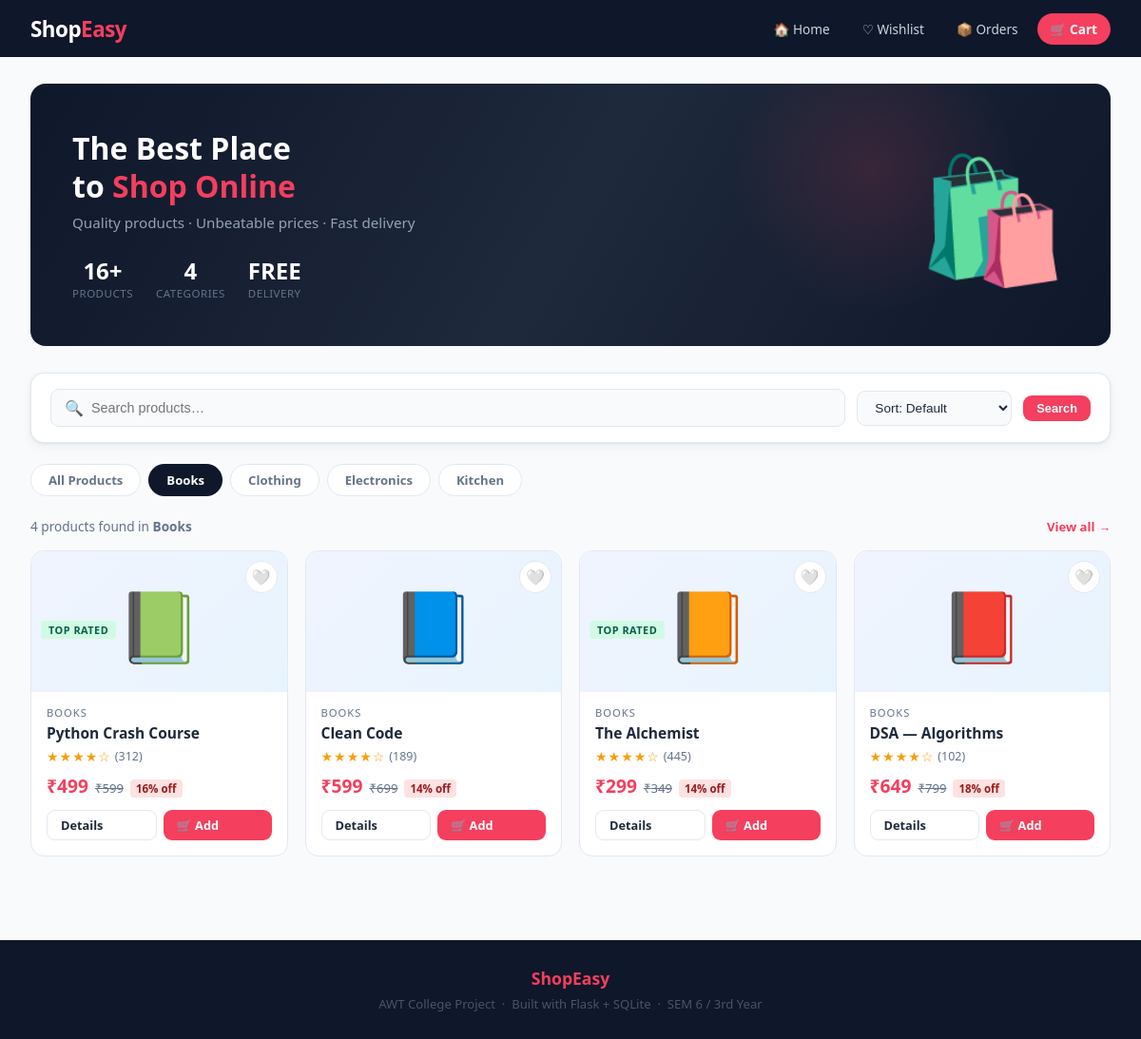
Page /?category=Books&search=&sort=default on the committed database.
### tables this page shows
CREATE TABLE products (
        id          INTEGER PRIMARY KEY AUTOINCREMENT,
        name        TEXT    NOT NULL,
        price       REAL    NOT NULL,
        orig_price  REAL,
        category    TEXT    NOT NULL,
        emoji       TEXT    NOT NULL,
        description TEXT    NOT NULL,
        stock       INTEGER NOT NULL DEFAULT 10,
        rating      REAL    NOT NULL DEFAULT 4.0,
        rating_count INTEGER NOT NULL DEFAULT 0,
        badge       TEXT    DEFAULT ''
    );

### app.py (the view)
@app.route("/")
def home():
    category = request.args.get("category", "All")
    search   = request.args.get("search", "").strip()
    sort     = request.args.get("sort", "default")
    conn = get_db()
    cats = [r["category"] for r in
            conn.execute("SELECT DISTINCT category FROM products ORDER BY category").fetchall()]
    q = "SELECT * FROM products WHERE 1=1"
    params = []
    if category != "All":
        q += " AND category=?"; params.append(category)
    if search:
        q += " AND (name LIKE ? OR description LIKE ?)"; params += [f"%{search}%"]*2
    order_map = {
        "price_asc":  "price ASC",
        "price_desc": "price DESC",
        "rating":     "rating DESC",
        "name":       "name ASC",
    }
    q += f" ORDER BY {order_map.get(sort, 'id ASC')}"
    products = conn.execute(q, params).fetchall()
    total_products = conn.execute("SELECT COUNT(*) FROM products").fetchone()[0]
    conn.close()
    cart_count  = sum(session.get("cart", {}).values())
    wish_count  = len(session.get("wishlist", []))
    return render_template("index.html",
        products=products, categories=cats,
        selected_cat=category, search=search, sort=sort,
        cart_count=cart_count, wish_count=wish_count,
        wishlist=session.get("wishlist",[]),
        total_products=total_products)

### app.py (called while the page is built)
def get_db():
    conn = sqlite3.connect(DB)
    conn.row_factory = sqlite3.Row
    return conn

### templates/index.html (shortened to what this page needs)
{% extends "base.html" %}
{% block content %}
<div class="container">
  <div class="hero">
    <div class="hero-text">
      <h1>The Best Place<br>to <span>Shop Online</span></h1>
      <p>Quality products · Unbeatable prices · Fast delivery</p>
      <div class="hero-stats">
        <div class="stat-box">
          <div class="num">{{ total_products }}+</div>
          <div class="lbl">Products</div>
        </div>
        <div class="stat-box">
          <div class="num">4</div>
          <div class="lbl">Categories</div>
        </div>
        <div class="stat-box">
          <div class="num">FREE</div>
          <div class="lbl">Delivery</div>
        </div>
      </div>
    </div>
    <div class="hero-emoji">🛍️</div>
  </div>
  <form method="GET" action="/" id="filterForm">
    <div class="filter-bar">
      <div class="search-field">
        <span style="color:var(--muted)">🔍</span>
        <input type="text" name="search" placeholder="Search products…" value="{{ search }}"/>
      </div>
      <select name="sort" onchange="document.getElementById('filterForm').submit()">
        <option value="default"  {% if sort=='default'  %}selected{% endif %}>Sort: Default</option>
      </select>
      <button type="submit" class="btn btn-red btn-sm">Search</button>
    </div>
  </form>
  <div class="cat-row">
    <a href="/?search={{ search }}&sort={{ sort }}"
       class="cat-pill {% if selected_cat=='All' %}on{% else %}off{% endif %}">All Products</a>
    {% for cat in categories %}
    <a href="/?category={{ cat }}&search={{ search }}&sort={{ sort }}"
       class="cat-pill {% if selected_cat==cat %}on{% else %}off{% endif %}">{{ cat }}</a>
    {% endfor %}
  </div>
  <div class="results-bar">
    <span>{{ products|length }} product{% if products|length != 1 %}s{% endif %} found
      {% if selected_cat != 'All' %} in <strong>{{ selected_cat }}</strong>{% endif %}
    </span>
    {% if selected_cat != 'All' or search %}
    <a href="/" style="color:var(--accent);font-size:0.82rem;font-weight:700;">View all →</a>
    {% endif %}
  </div>
  {% if products %}
  <div class="product-grid">
    {% for p in products %}
    {% set disc = ((p['orig_price'] - p['price']) / p['orig_price'] * 100)|int if p['orig_price'] else 0 %}
    <div class="pcard">
      <div class="pcard-img">
        <a href="/wishlist/toggle/{{ p['id'] }}"
           class="wish-btn {% if p['id'] in wishlist %}active{% endif %}"
           title="{% if p['id'] in wishlist %}Remove from wishlist{% else %}Add to wishlist{% endif %}">
          {% if p['id'] in wishlist %}❤️{% else %}🤍{% endif %}
        </a>
        {% if p['badge'] %}
        <div class="pcard-badge">
          <span class="product-badge {% if p['badge']=='Best Seller' %}badge-bestseller{% else %}badge-toprated{% endif %}">
            {{ p['badge'] }}
          </span>
        </div>
        {% endif %}
        {{ p['emoji'] }}
      </div>
      <div class="pcard-body">
        <div class="pcard-cat">{{ p['category'] }}</div>
        <div class="pcard-name">{{ p['name'] }}</div>
        <div class="pcard-stars">
          <span class="stars">
            {% for i in range(1,6) %}{% if i <= p['rating']|int %}★{% else %}☆{% endif %}{% endfor %}
          </span>
          <span class="star-count">({{ p['rating_count'] }})</span>
        </div>
        <div class="pcard-price-row">
          <span class="pcard-price">₹{{ "%.0f"|format(p['price']) }}</span>
          {% if p['orig_price'] %}
          <span class="orig-price">₹{{ "%.0f"|format(p['orig_price']) }}</span>
          <span class="discount">{{ disc }}% off</span>
          {% endif %}
        </div>
        <div class="pcard-actions">
          <a href="/product/{{ p['id'] }}" class="btn btn-ghost btn-sm">Details</a>
          <a href="/add_to_cart/{{ p['id'] }}" class="btn btn-red btn-sm">🛒 Add</a>
        </div>
      </div>
    </div>
    {% endfor %}
  </div>
  {% else %}
  <div class="empty-state">
    <div class="icon">😕</div>
    <p style="font-size:1.05rem;margin-bottom:16px;">No products found.</p>
    <a href="/" class="btn btn-red">View all products</a>
  </div>
  {% endif %}
</div>
{% endblock %}

### templates/base.html (style rules this page uses)
:root { --navy: #0f172a; --navy2: #1e293b; --navy3: #334155; --accent: #f43f5e; --acc2: #e11d48; --gold: #f59e0b; --green: #10b981; --blue: #3b82f6; --bg: #f8fafc; --card: #ffffff; --text: #1e293b; --muted: #64748b; --border: #e2e8f0; --radius: 12px; --shadow: 0 1px 3px rgba(0,0,0,.07), 0 4px 12px rgba(0,0,0,.05); }
*, *::before, *::after { box-sizing: border-box; margin: 0; padding: 0; }
body { font-family: 'Segoe UI', system-ui, sans-serif; background: var(--bg); color: var(--text); }
a { text-decoration: none; color: inherit; }
.container { max-width: 1200px; margin: 0 auto; padding: 28px 32px; }
.btn { display: inline-flex; align-items: center; gap: 6px; padding: 9px 20px; border-radius: 9px; border: none; cursor: pointer; font-size: 0.88rem; font-weight: 700; transition: opacity .15s, transform .1s; }
.btn-red { background: var(--accent); color: #fff; }
.btn-ghost { background: transparent; color: var(--text); border: 1.5px solid var(--border); }
.btn-sm { padding: 6px 14px; font-size: 0.8rem; }
.stars { color: var(--gold); font-size: 14px; letter-spacing: 1px; }
.star-count { color: var(--muted); font-size: 0.78rem; margin-left: 4px; }
.product-badge { display: inline-block; font-size: 0.68rem; font-weight: 800; padding: 2px 8px; border-radius: 4px; text-transform: uppercase; letter-spacing: 0.5px; }
.badge-toprated { background: #d1fae5; color: #065f46; }
.orig-price { text-decoration: line-through; color: var(--muted); font-size: 0.82rem; }
.discount { background: #fee2e2; color: #991b1b; font-size: 0.72rem; font-weight: 800; padding: 2px 6px; border-radius: 4px; }

### rows in the picture
products: badge "TOP RATED", emoji "📗", category "BOOKS", name "Python Crash Course", rating_count "312", price "499", orig_price "599", disc "16"
products: emoji "📘", category "BOOKS", name "Clean Code", rating_count "189", price "599", orig_price "699", disc "14"
products: badge "TOP RATED", emoji "📙", category "BOOKS", name "The Alchemist", rating_count "445", price "299", orig_price "349", disc "14"
products: emoji "📕", category "BOOKS", name "DSA — Algorithms", rating_count "102", price "649", orig_price "799", disc "18"

### other values in the picture
{{ total_products }} "16"
{{ cat }} "Books" "Clothing" "Electronics" "Kitchen"
{{ products|length }} "4"
{{ selected_cat }} "Books"
